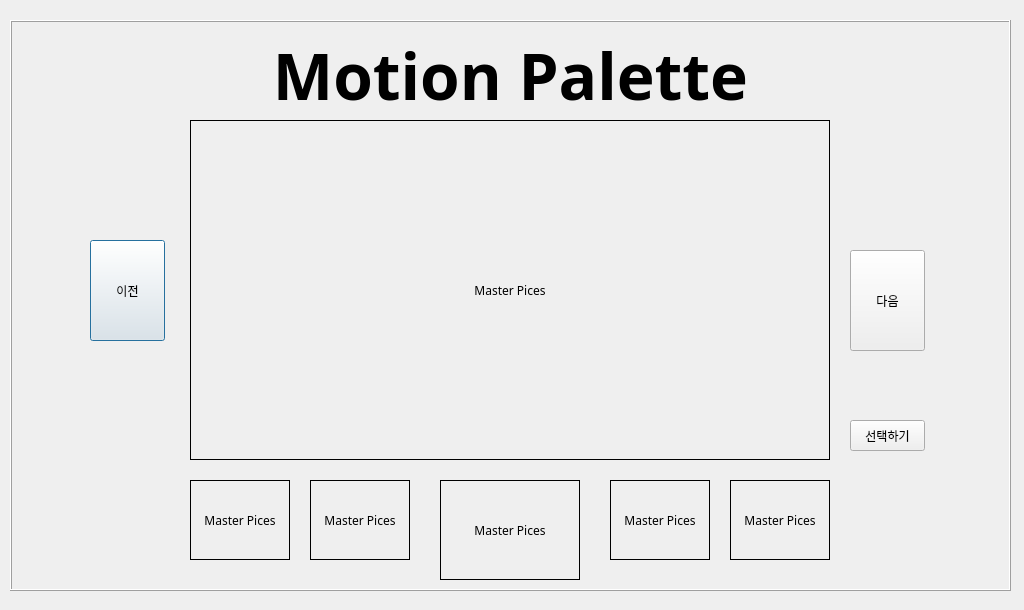
<?xml version="1.0" encoding="UTF-8"?>
<ui version="4.0">
 <class>Dialog</class>
 <widget class="QDialog" name="Dialog">
  <property name="geometry">
   <rect>
    <x>0</x>
    <y>0</y>
    <width>1024</width>
    <height>610</height>
   </rect>
  </property>
  <property name="font">
   <font>
    <family>정선동강</family>
   </font>
  </property>
  <property name="windowTitle">
   <string>Motion Palette</string>
  </property>
  <widget class="QFrame" name="Main_frame">
   <property name="geometry">
    <rect>
     <x>10</x>
     <y>20</y>
     <width>1001</width>
     <height>571</height>
    </rect>
   </property>
   <property name="frameShape">
    <enum>QFrame::Box</enum>
   </property>
   <property name="frameShadow">
    <enum>QFrame::Raised</enum>
   </property>
   <widget class="QLabel" name="label">
    <property name="geometry">
     <rect>
      <x>180</x>
      <y>10</y>
      <width>641</width>
      <height>91</height>
     </rect>
    </property>
    <property name="font">
     <font>
      <family>정선동강</family>
      <pointsize>48</pointsize>
      <weight>50</weight>
      <bold>false</bold>
      <kerning>true</kerning>
     </font>
    </property>
    <property name="text">
     <string>&lt;html&gt;&lt;head/&gt;&lt;body&gt;&lt;p align=&quot;center&quot;&gt;&lt;span style=&quot; font-weight:600;&quot;&gt;Motion Palette&lt;/span&gt;&lt;/p&gt;&lt;/body&gt;&lt;/html&gt;</string>
    </property>
    <property name="alignment">
     <set>Qt::AlignCenter</set>
    </property>
   </widget>
   <widget class="QPushButton" name="Btn_prev">
    <property name="geometry">
     <rect>
      <x>80</x>
      <y>220</y>
      <width>75</width>
      <height>101</height>
     </rect>
    </property>
    <property name="text">
     <string>이전</string>
    </property>
   </widget>
   <widget class="QPushButton" name="Btn_next">
    <property name="geometry">
     <rect>
      <x>840</x>
      <y>230</y>
      <width>75</width>
      <height>101</height>
     </rect>
    </property>
    <property name="text">
     <string>다음</string>
    </property>
   </widget>
   <widget class="QLabel" name="GV_main">
    <property name="geometry">
     <rect>
      <x>180</x>
      <y>100</y>
      <width>640</width>
      <height>340</height>
     </rect>
    </property>
    <property name="frameShape">
     <enum>QFrame::Box</enum>
    </property>
    <property name="text">
     <string>Master Pices</string>
    </property>
    <property name="alignment">
     <set>Qt::AlignCenter</set>
    </property>
   </widget>
   <widget class="QLabel" name="GV_sub_1">
    <property name="geometry">
     <rect>
      <x>180</x>
      <y>460</y>
      <width>100</width>
      <height>80</height>
     </rect>
    </property>
    <property name="frameShape">
     <enum>QFrame::Box</enum>
    </property>
    <property name="text">
     <string>Master Pices</string>
    </property>
    <property name="alignment">
     <set>Qt::AlignCenter</set>
    </property>
   </widget>
   <widget class="QLabel" name="GV_sub_2">
    <property name="geometry">
     <rect>
      <x>300</x>
      <y>460</y>
      <width>100</width>
      <height>80</height>
     </rect>
    </property>
    <property name="frameShape">
     <enum>QFrame::Box</enum>
    </property>
    <property name="text">
     <string>Master Pices</string>
    </property>
    <property name="alignment">
     <set>Qt::AlignCenter</set>
    </property>
   </widget>
   <widget class="QLabel" name="GV_sub_3">
    <property name="geometry">
     <rect>
      <x>600</x>
      <y>460</y>
      <width>100</width>
      <height>80</height>
     </rect>
    </property>
    <property name="frameShape">
     <enum>QFrame::Box</enum>
    </property>
    <property name="text">
     <string>Master Pices</string>
    </property>
    <property name="alignment">
     <set>Qt::AlignCenter</set>
    </property>
   </widget>
   <widget class="QLabel" name="GV_sub_4">
    <property name="geometry">
     <rect>
      <x>720</x>
      <y>460</y>
      <width>100</width>
      <height>80</height>
     </rect>
    </property>
    <property name="frameShape">
     <enum>QFrame::Box</enum>
    </property>
    <property name="text">
     <string>Master Pices</string>
    </property>
    <property name="alignment">
     <set>Qt::AlignCenter</set>
    </property>
   </widget>
   <widget class="QLabel" name="GV_sub_main">
    <property name="geometry">
     <rect>
      <x>430</x>
      <y>460</y>
      <width>140</width>
      <height>100</height>
     </rect>
    </property>
    <property name="frameShape">
     <enum>QFrame::Box</enum>
    </property>
    <property name="text">
     <string>Master Pices</string>
    </property>
    <property name="alignment">
     <set>Qt::AlignCenter</set>
    </property>
   </widget>
   <widget class="QPushButton" name="Btn_com">
    <property name="geometry">
     <rect>
      <x>840</x>
      <y>400</y>
      <width>75</width>
      <height>31</height>
     </rect>
    </property>
    <property name="text">
     <string>선택하기</string>
    </property>
   </widget>
  </widget>
 </widget>
 <resources/>
 <connections/>
</ui>
